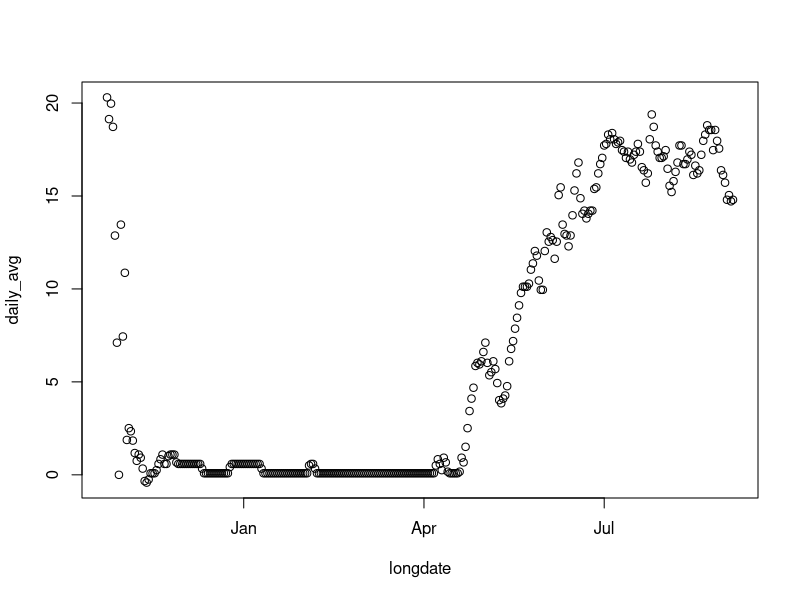
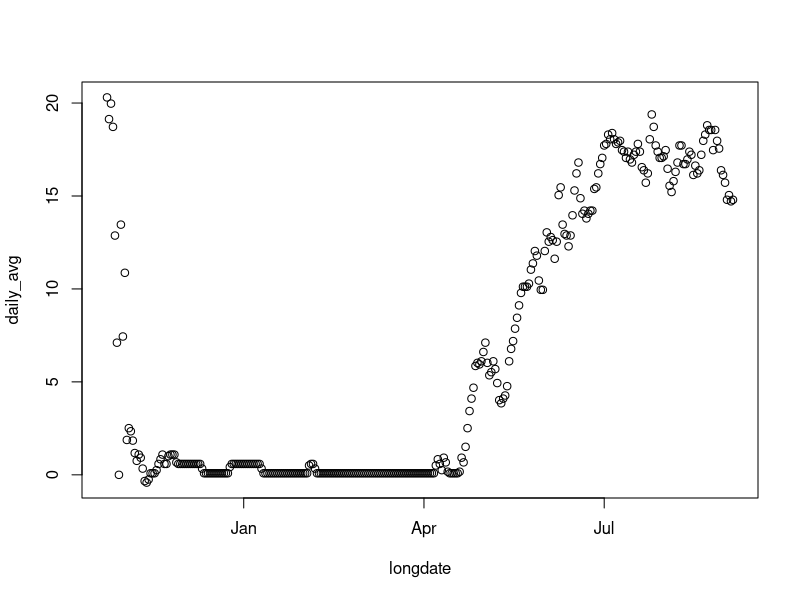

Write R code to recreate these figures, in order. (Note: this script raises an error after producing the figures.)
## ---- chunk 1
knitr::opts_chunk$set(echo = TRUE)

library(tidyverse)
library(stringi)
library(stringr)
library(dplyr)
library(ggplot2)

library(nlme)
library(car)



## ---- chunk 2

temps <- read.csv("C2A_R3_m0surf_i39_2020.csv")
head(temps)
temps$longdate <- as.POSIXct(temps$longdate)

temps <- temps %>% 
  group_by(longdate) %>% 
  mutate(daily_avg = mean(value)) %>% 
  distinct(longdate, .keep_all = TRUE)
head(temps)



plot(daily_avg ~ longdate, data = temps)
#developing thermal time code section

#sum(df$column == value, na.rm=TRUE)

sum(temps$value >= 0, na.rm=TRUE)



## ---- chunk 3


fm1 <- lm(daily_avg ~ longdate, data = temps) #daily avg as a function of date
summary(fm1) 
plot(daily_avg ~ longdate, data = temps)
lines(fitted.values(fm1))


fm2 <- lm()

